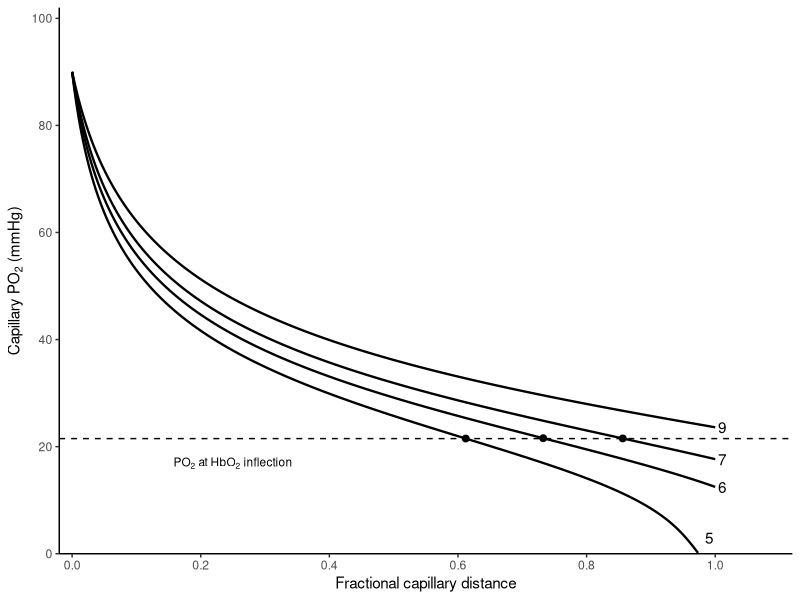
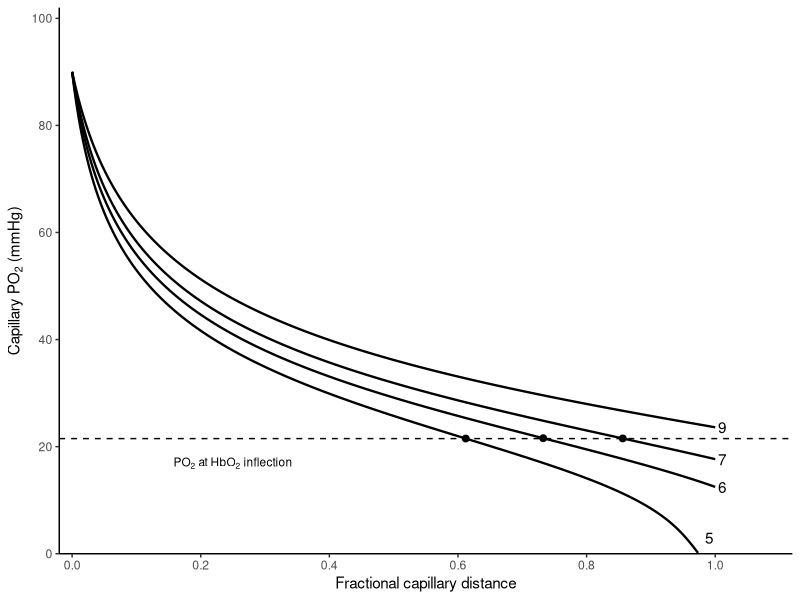
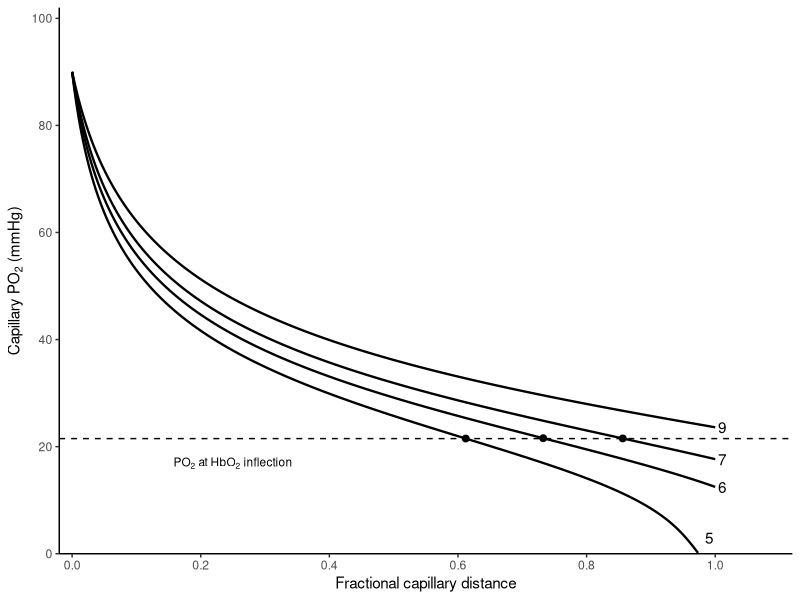

These figures' R source, in order: (Note: this script raises an error after producing the figures.)
# ==============================================================================
# Wasserman'-style's capillary PO2 as function of fractional capillary distance
# ==============================================================================
# Author: Dr. Holger H. Burchert (holger.burchert@unibas.ch)
# Affiliation: Department of Sport, Exercise and Health - University of Basel, Switzerland

# Main idea:
# 1. Start with arterial PO2
# 2. Convert PO2 to saturation using Severinghaus
# 3. Convert saturation to O2 content
# 4. Let O2 content fall linearly along the capillary
# 5. Convert local saturation back to PO2
# 6. Plot PO2 vs fractional capillary distance
# 7. Estimate inflection points using numerical derivatives

# Simplifications:
# - No Bohr effect
# - No critical PO2 cutoff
# - Dissolved O2 ignored for simplicity

# References:
# Wasserman K. Coupling of external to cellular respiration during exercise: 
# the wisdom of the body revisited. Am J Physiol-Endocrinol Metab 266: E519–E539, 
# 1994. doi: 10.1152/ajpendo.1994.266.4.E519.

# Severinghaus JW. Simple, accurate equations for human blood O2 dissociation 
# computations. J Appl Physiol 46: 599–602, 1979. doi: 10.1152/jappl.1979.46.3.599.

# Ellis RK. Determination of PO2 from saturation. J Appl Physiol 67: 902–902, 1989. 
# doi: 10.1152/jappl.1989.67.2.902.

# REQUIRED LIBRARIES
# ------------------------------------------------------------------------------
library(pracma)
library(ggplot2)                             

# SEVERINGHAUS / Ellis EQUATIONS
# ------------------------------------------------------------------------------
# Convert PO2 to hemoglobin saturation
Severinghaus_S <- function(PO2) {
  (((PO2^3 + 150 * PO2)^-1 * 23400) + 1)^-1
}

# Convert hemoglobin saturation to PO2
Severinghaus_PO2 <- function(S) {
  A <- 11700 * (S^-1 - 1)^-1
  B <- (50^3 + A^2)^0.5
  PO2 <- (B + A)^(1/3) - (B - A)^(1/3)
  return(PO2)
}

# MODEL ASSUMPTIONS 
# ------------------------------------------------------------------------------
Hb                 <- 15
PaO2               <- 90
Qm_VO2m_ratio      <- c(9, 7, 6, 5)
capillary_distance <- seq(0, 1, length.out = 300)

SaO2 <- Severinghaus_S(PaO2)
CaO2 <- 1.34 * Hb * SaO2

# COLLECT DATA INTO DATA FRAMES 
# ------------------------------------------------------------------------------
curve_data  <- data.frame()
inflections <- data.frame(
  Qm_VO2m_ratio = numeric(),
  capillary_distance_inflection = numeric(),
  PO2_inflection = numeric()
)

# CALCULATE AND COLLECT EACH CURVE 
# ------------------------------------------------------------------------------
for (ratio in Qm_VO2m_ratio) {
  
  # Define the blood-flow-to-O2-consumption ratio:
  #   Qm_VO2m_ratio = Qm / VO2m

  # From Fick:
  #   VO2m = Qm * (CaO2 - CvO2)

  # Therefore:
  #   CaO2 - CvO2 = VO2m / Qm
  #               = 1 / (Qm / VO2m)
  #               = 1 / Qm_VO2m_ratio

  # This gives L O2 / L blood.
  # Convert to mL O2 / dL blood:
  #   1 L O2 / L blood = 100 mL O2 / dL blood

  # Therefore:
  #   CaO2 - CvO2 = 100 / Qm_VO2m_ratio
  
  extraction <- 100 / ratio
  O2_content <- CaO2 - extraction * capillary_distance
  S          <- O2_content / (1.34 * Hb)
  PO2        <- Severinghaus_PO2(S)
  
  curve_data <- rbind(
    curve_data, 
    data.frame(
      capillary_distance = capillary_distance,
      PO2 = PO2,
      Qm_VO2m_ratio = factor(ratio)
    )
  )
  
  # First and second derivatives
  dPO2        <- gradient(PO2,  capillary_distance)
  d2PO2       <- gradient(dPO2, capillary_distance)
  sign_change <- which(diff(sign(d2PO2)) != 0)
  
  if (length(sign_change) > 0) {
    i <- sign_change[1]
    
    inflections <- rbind(
      inflections,
      data.frame(
        Qm_VO2m_ratio = ratio,
        capillary_distance_inflection = capillary_distance[i],
        PO2_inflection = PO2[i]
      )
    )
  }
}

# BUILD PLOT 
# ------------------------------------------------------------------------------
p <- ggplot(curve_data, aes(x = capillary_distance, y = PO2, group = Qm_VO2m_ratio)) +
  geom_line(linewidth = 0.8) +
  geom_point(
    data = inflections,
    aes(x = capillary_distance_inflection, y = PO2_inflection),
    inherit.aes = FALSE,
    size = 2
  ) +
  geom_hline(yintercept = 21.5, linetype = "dashed") +
  annotate(
    "text",
    size = 3,
    x = 0.25,
    y = 15,
    label = "'PO'[2]~'at HbO'[2]~'inflection'",
    parse = TRUE,
    vjust = -0.4
  ) +
  annotate("text", x = 0.98, y = 3, label = "5", hjust = -0.3) +
  geom_text(
    data = subset(curve_data, capillary_distance == max(capillary_distance)),
    aes(label = as.character(Qm_VO2m_ratio)),
    hjust = -0.3
  ) +
  scale_x_continuous(
    breaks = seq(0, 1, by = 0.2), 
    expand = expansion(mult = c(0.02, 0.12))
  ) +
  scale_y_continuous(
    limits = c(0, 100),
    breaks = seq(0, 100, by = 20),
    expand = expansion(mult = c(0, 0.02))
  ) +
  labs(
    x = "Fractional capillary distance",
    y = expression("Capillary " * PO[2] * " (mmHg)")
  ) +
  theme_classic()

print(p)

ggsave("capillary_PO2.pdf", p, width = 90, height = 100, units = "mm")

ggsave(
  filename    = "capillary_PO2.tiff",
  plot        = p,
  device      = "tiff",
  width       = 90,
  height      = 100,
  units       = "mm",
  dpi         = 600,
  compression = "lzw"
)

print(inflections)


# Session information for reproducibility
session_info <- c(capture.output(sessionInfo()),"", capture.output(rstudioapi::versionInfo()))
writeLines(session_info, "session_info.txt") 
